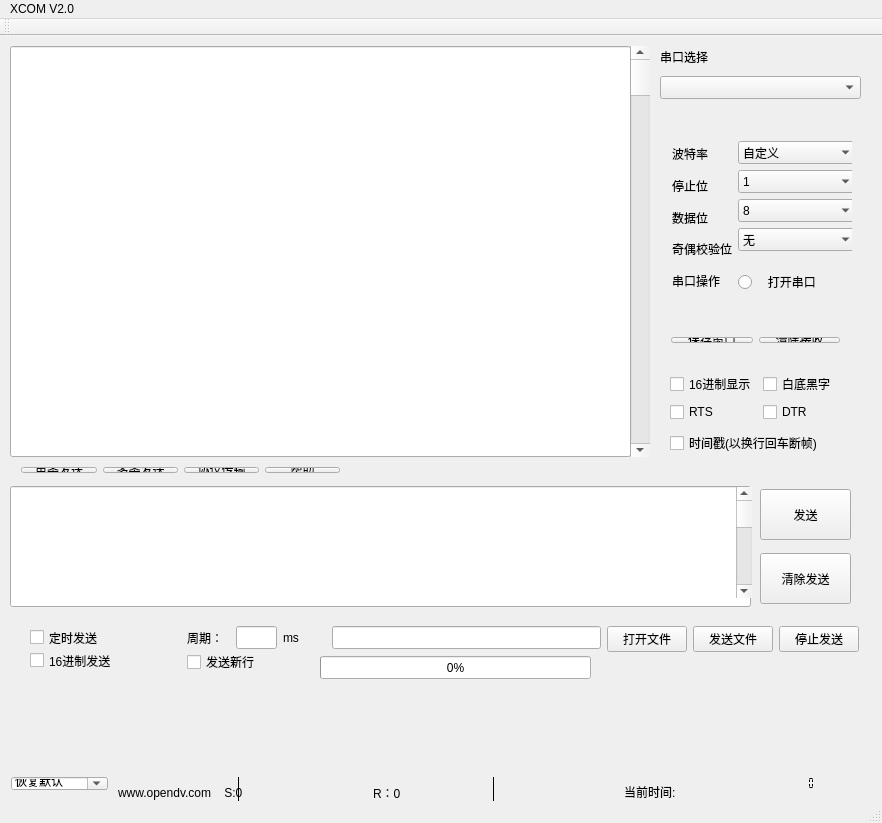
<?xml version="1.0" encoding="UTF-8"?>
<ui version="4.0">
 <class>MainWindow</class>
 <widget class="QMainWindow" name="MainWindow">
  <property name="geometry">
   <rect>
    <x>0</x>
    <y>0</y>
    <width>882</width>
    <height>823</height>
   </rect>
  </property>
  <property name="windowTitle">
   <string>MainWindow</string>
  </property>
  <widget class="QWidget" name="centralWidget">
   <widget class="QLabel" name="label_2">
    <property name="geometry">
     <rect>
      <x>660</x>
      <y>10</y>
      <width>71</width>
      <height>21</height>
     </rect>
    </property>
    <property name="text">
     <string>串口选择</string>
    </property>
   </widget>
   <widget class="QComboBox" name="comboBox">
    <property name="geometry">
     <rect>
      <x>660</x>
      <y>40</y>
      <width>201</width>
      <height>23</height>
     </rect>
    </property>
   </widget>
   <widget class="QScrollBar" name="verticalScrollBar">
    <property name="geometry">
     <rect>
      <x>630</x>
      <y>10</y>
      <width>20</width>
      <height>411</height>
     </rect>
    </property>
    <property name="orientation">
     <enum>Qt::Vertical</enum>
    </property>
   </widget>
   <widget class="QLineEdit" name="lineEdit">
    <property name="geometry">
     <rect>
      <x>10</x>
      <y>450</y>
      <width>741</width>
      <height>121</height>
     </rect>
    </property>
    <property name="minimumSize">
     <size>
      <width>731</width>
      <height>121</height>
     </size>
    </property>
    <property name="alignment">
     <set>Qt::AlignLeading|Qt::AlignLeft|Qt::AlignTop</set>
    </property>
   </widget>
   <widget class="QPushButton" name="pushButton_5">
    <property name="geometry">
     <rect>
      <x>760</x>
      <y>453</y>
      <width>91</width>
      <height>51</height>
     </rect>
    </property>
    <property name="text">
     <string>发送</string>
    </property>
   </widget>
   <widget class="QPushButton" name="pushButton_6">
    <property name="geometry">
     <rect>
      <x>760</x>
      <y>517</y>
      <width>91</width>
      <height>51</height>
     </rect>
    </property>
    <property name="text">
     <string>清除发送</string>
    </property>
   </widget>
   <widget class="QScrollBar" name="verticalScrollBar_2">
    <property name="geometry">
     <rect>
      <x>736</x>
      <y>451</y>
      <width>16</width>
      <height>111</height>
     </rect>
    </property>
    <property name="orientation">
     <enum>Qt::Vertical</enum>
    </property>
   </widget>
   <widget class="QLabel" name="label_7">
    <property name="geometry">
     <rect>
      <x>720</x>
      <y>620</y>
      <width>121</width>
      <height>101</height>
     </rect>
    </property>
    <property name="text">
     <string/>
    </property>
    <property name="pixmap">
     <pixmap>../QTtest/文件夹/鱼_20191208215957.jpg</pixmap>
    </property>
    <property name="scaledContents">
     <bool>true</bool>
    </property>
   </widget>
   <widget class="QLineEdit" name="lineEdit_4">
    <property name="geometry">
     <rect>
      <x>10</x>
      <y>10</y>
      <width>621</width>
      <height>411</height>
     </rect>
    </property>
    <property name="alignment">
     <set>Qt::AlignLeading|Qt::AlignLeft|Qt::AlignTop</set>
    </property>
   </widget>
   <widget class="QProgressBar" name="progressBar">
    <property name="geometry">
     <rect>
      <x>320</x>
      <y>620</y>
      <width>271</width>
      <height>23</height>
     </rect>
    </property>
    <property name="maximum">
     <number>100</number>
    </property>
    <property name="value">
     <number>0</number>
    </property>
    <property name="orientation">
     <enum>Qt::Horizontal</enum>
    </property>
    <property name="textDirection">
     <enum>QProgressBar::TopToBottom</enum>
    </property>
    <property name="format">
     <string>%p%</string>
    </property>
   </widget>
   <widget class="QWidget" name="">
    <property name="geometry">
     <rect>
      <x>10</x>
      <y>420</y>
      <width>341</width>
      <height>28</height>
     </rect>
    </property>
    <layout class="QHBoxLayout" name="horizontalLayout">
     <item>
      <widget class="QPushButton" name="pushButton">
       <property name="text">
        <string>单条发送</string>
       </property>
      </widget>
     </item>
     <item>
      <widget class="QPushButton" name="pushButton_2">
       <property name="text">
        <string>多条发送</string>
       </property>
      </widget>
     </item>
     <item>
      <widget class="QPushButton" name="pushButton_3">
       <property name="text">
        <string>协议传输</string>
       </property>
      </widget>
     </item>
     <item>
      <widget class="QPushButton" name="pushButton_4">
       <property name="text">
        <string>帮助</string>
       </property>
      </widget>
     </item>
    </layout>
   </widget>
   <widget class="QWidget" name="">
    <property name="geometry">
     <rect>
      <x>660</x>
      <y>290</y>
      <width>191</width>
      <height>28</height>
     </rect>
    </property>
    <layout class="QHBoxLayout" name="horizontalLayout_3">
     <item>
      <widget class="QPushButton" name="pushButton_7">
       <property name="text">
        <string>保存窗口</string>
       </property>
      </widget>
     </item>
     <item>
      <widget class="QPushButton" name="pushButton_8">
       <property name="text">
        <string>清除接收</string>
       </property>
      </widget>
     </item>
    </layout>
   </widget>
   <widget class="QWidget" name="">
    <property name="geometry">
     <rect>
      <x>659</x>
      <y>322</y>
      <width>191</width>
      <height>111</height>
     </rect>
    </property>
    <layout class="QVBoxLayout" name="verticalLayout_3">
     <item>
      <layout class="QGridLayout" name="gridLayout">
       <item row="0" column="0">
        <widget class="QCheckBox" name="checkBox">
         <property name="text">
          <string>16进制显示</string>
         </property>
        </widget>
       </item>
       <item row="0" column="1">
        <widget class="QCheckBox" name="checkBox_2">
         <property name="text">
          <string>白底黑字</string>
         </property>
        </widget>
       </item>
       <item row="1" column="0">
        <widget class="QCheckBox" name="checkBox_4">
         <property name="text">
          <string>RTS</string>
         </property>
        </widget>
       </item>
       <item row="1" column="1">
        <widget class="QCheckBox" name="checkBox_3">
         <property name="text">
          <string>DTR</string>
         </property>
        </widget>
       </item>
      </layout>
     </item>
     <item>
      <widget class="QCheckBox" name="checkBox_5">
       <property name="text">
        <string>时间戳(以换行回车断帧)</string>
       </property>
      </widget>
     </item>
    </layout>
   </widget>
   <widget class="QWidget" name="">
    <property name="geometry">
     <rect>
      <x>661</x>
      <y>81</y>
      <width>191</width>
      <height>201</height>
     </rect>
    </property>
    <layout class="QGridLayout" name="gridLayout_2">
     <item row="0" column="0" rowspan="2">
      <layout class="QVBoxLayout" name="verticalLayout">
       <item>
        <widget class="QLabel" name="label_8">
         <property name="text">
          <string>波特率</string>
         </property>
        </widget>
       </item>
       <item>
        <widget class="QLabel" name="label_4">
         <property name="text">
          <string>停止位</string>
         </property>
        </widget>
       </item>
       <item>
        <widget class="QLabel" name="label_9">
         <property name="text">
          <string>数据位</string>
         </property>
        </widget>
       </item>
       <item>
        <widget class="QLabel" name="label_10">
         <property name="text">
          <string>奇偶校验位</string>
         </property>
        </widget>
       </item>
       <item>
        <widget class="QLabel" name="label_11">
         <property name="text">
          <string>串口操作</string>
         </property>
        </widget>
       </item>
      </layout>
     </item>
     <item row="0" column="1">
      <layout class="QVBoxLayout" name="verticalLayout_2">
       <item>
        <widget class="QComboBox" name="comboBox_2">
         <property name="minimumSize">
          <size>
           <width>119</width>
           <height>23</height>
          </size>
         </property>
         <property name="maximumSize">
          <size>
           <width>119</width>
           <height>23</height>
          </size>
         </property>
         <item>
          <property name="text">
           <string>自定义</string>
          </property>
         </item>
         <item>
          <property name="text">
           <string>1382400</string>
          </property>
         </item>
         <item>
          <property name="text">
           <string>921600</string>
          </property>
         </item>
         <item>
          <property name="text">
           <string>460800</string>
          </property>
         </item>
         <item>
          <property name="text">
           <string>256000</string>
          </property>
         </item>
         <item>
          <property name="text">
           <string>230400</string>
          </property>
         </item>
         <item>
          <property name="text">
           <string>128000</string>
          </property>
         </item>
         <item>
          <property name="text">
           <string>115200</string>
          </property>
         </item>
         <item>
          <property name="text">
           <string>76800</string>
          </property>
         </item>
         <item>
          <property name="text">
           <string>57600</string>
          </property>
         </item>
         <item>
          <property name="text">
           <string>43000</string>
          </property>
         </item>
         <item>
          <property name="text">
           <string>38400</string>
          </property>
         </item>
         <item>
          <property name="text">
           <string>19200</string>
          </property>
         </item>
         <item>
          <property name="text">
           <string>14400</string>
          </property>
         </item>
         <item>
          <property name="text">
           <string>9600</string>
          </property>
         </item>
         <item>
          <property name="text">
           <string>4800</string>
          </property>
         </item>
         <item>
          <property name="text">
           <string>2400</string>
          </property>
         </item>
         <item>
          <property name="text">
           <string>1200</string>
          </property>
         </item>
        </widget>
       </item>
       <item>
        <widget class="QComboBox" name="comboBox_3">
         <property name="minimumSize">
          <size>
           <width>119</width>
           <height>23</height>
          </size>
         </property>
         <property name="maximumSize">
          <size>
           <width>119</width>
           <height>23</height>
          </size>
         </property>
         <item>
          <property name="text">
           <string>1</string>
          </property>
         </item>
         <item>
          <property name="text">
           <string>1.5</string>
          </property>
         </item>
         <item>
          <property name="text">
           <string>2</string>
          </property>
         </item>
        </widget>
       </item>
       <item>
        <widget class="QComboBox" name="comboBox_4">
         <property name="minimumSize">
          <size>
           <width>119</width>
           <height>23</height>
          </size>
         </property>
         <property name="maximumSize">
          <size>
           <width>119</width>
           <height>23</height>
          </size>
         </property>
         <item>
          <property name="text">
           <string>8</string>
          </property>
         </item>
         <item>
          <property name="text">
           <string>7</string>
          </property>
         </item>
         <item>
          <property name="text">
           <string>6</string>
          </property>
         </item>
         <item>
          <property name="text">
           <string>5</string>
          </property>
         </item>
        </widget>
       </item>
       <item>
        <widget class="QComboBox" name="comboBox_5">
         <property name="minimumSize">
          <size>
           <width>119</width>
           <height>23</height>
          </size>
         </property>
         <property name="maximumSize">
          <size>
           <width>119</width>
           <height>23</height>
          </size>
         </property>
         <item>
          <property name="text">
           <string>无</string>
          </property>
         </item>
         <item>
          <property name="text">
           <string>奇校验</string>
          </property>
         </item>
         <item>
          <property name="text">
           <string>偶校验</string>
          </property>
         </item>
        </widget>
       </item>
      </layout>
     </item>
     <item row="1" column="1">
      <widget class="QRadioButton" name="radioButton">
       <property name="text">
        <string>   打开串口</string>
       </property>
      </widget>
     </item>
    </layout>
   </widget>
   <widget class="QWidget" name="">
    <property name="geometry">
     <rect>
      <x>0</x>
      <y>730</y>
      <width>847</width>
      <height>35</height>
     </rect>
    </property>
    <layout class="QHBoxLayout" name="horizontalLayout_8">
     <property name="sizeConstraint">
      <enum>QLayout::SetDefaultConstraint</enum>
     </property>
     <item>
      <widget class="QComboBox" name="comboBox_6">
       <property name="editable">
        <bool>true</bool>
       </property>
       <item>
        <property name="text">
         <string>恢复默认</string>
        </property>
       </item>
       <item>
        <property name="text">
         <string>计算机</string>
        </property>
       </item>
       <item>
        <property name="text">
         <string>退出</string>
        </property>
       </item>
      </widget>
     </item>
     <item>
      <layout class="QHBoxLayout" name="horizontalLayout_7">
       <item>
        <widget class="QLabel" name="label">
         <property name="minimumSize">
          <size>
           <width>249</width>
           <height>31</height>
          </size>
         </property>
         <property name="maximumSize">
          <size>
           <width>249</width>
           <height>31</height>
          </size>
         </property>
         <property name="frameShape">
          <enum>QFrame::VLine</enum>
         </property>
         <property name="text">
          <string>www.opendv.com    S:0</string>
         </property>
        </widget>
       </item>
       <item>
        <widget class="QLabel" name="label_12">
         <property name="minimumSize">
          <size>
           <width>249</width>
           <height>31</height>
          </size>
         </property>
         <property name="maximumSize">
          <size>
           <width>249</width>
           <height>31</height>
          </size>
         </property>
         <property name="frameShape">
          <enum>QFrame::VLine</enum>
         </property>
         <property name="text">
          <string>R：0</string>
         </property>
        </widget>
       </item>
       <item>
        <layout class="QHBoxLayout" name="horizontalLayout_6">
         <property name="spacing">
          <number>0</number>
         </property>
         <item>
          <widget class="QLabel" name="label_6">
           <property name="minimumSize">
            <size>
             <width>121</width>
             <height>29</height>
            </size>
           </property>
           <property name="maximumSize">
            <size>
             <width>121</width>
             <height>29</height>
            </size>
           </property>
           <property name="frameShape">
            <enum>QFrame::NoFrame</enum>
           </property>
           <property name="text">
            <string>当前时间:</string>
           </property>
          </widget>
         </item>
         <item>
          <widget class="QLCDNumber" name="lcdNumber">
           <property name="frameShape">
            <enum>QFrame::NoFrame</enum>
           </property>
           <property name="digitCount">
            <number>8</number>
           </property>
           <property name="segmentStyle">
            <enum>QLCDNumber::Flat</enum>
           </property>
          </widget>
         </item>
        </layout>
       </item>
      </layout>
     </item>
    </layout>
   </widget>
   <widget class="QWidget" name="">
    <property name="geometry">
     <rect>
      <x>19</x>
      <y>579</y>
      <width>851</width>
      <height>68</height>
     </rect>
    </property>
    <layout class="QGridLayout" name="gridLayout_3">
     <item row="0" column="0">
      <layout class="QVBoxLayout" name="verticalLayout_4">
       <property name="spacing">
        <number>0</number>
       </property>
       <item>
        <widget class="QCheckBox" name="checkBox_6">
         <property name="styleSheet">
          <string notr="true">font: 10pt &quot;Sans Serif&quot;;</string>
         </property>
         <property name="text">
          <string>定时发送</string>
         </property>
        </widget>
       </item>
       <item>
        <widget class="QCheckBox" name="checkBox_8">
         <property name="styleSheet">
          <string notr="true">font: 10pt &quot;Sans Serif&quot;;</string>
         </property>
         <property name="text">
          <string>16进制发送</string>
         </property>
        </widget>
       </item>
      </layout>
     </item>
     <item row="0" column="1">
      <layout class="QVBoxLayout" name="verticalLayout_5">
       <item>
        <layout class="QHBoxLayout" name="horizontalLayout_9">
         <item>
          <layout class="QHBoxLayout" name="horizontalLayout_2">
           <item>
            <widget class="QLabel" name="label_3">
             <property name="minimumSize">
              <size>
               <width>43</width>
               <height>23</height>
              </size>
             </property>
             <property name="maximumSize">
              <size>
               <width>43</width>
               <height>23</height>
              </size>
             </property>
             <property name="styleSheet">
              <string notr="true">font: 10pt &quot;Sans Serif&quot;;</string>
             </property>
             <property name="text">
              <string>周期：</string>
             </property>
            </widget>
           </item>
           <item>
            <widget class="QLineEdit" name="lineEdit_2">
             <property name="minimumSize">
              <size>
               <width>41</width>
               <height>23</height>
              </size>
             </property>
             <property name="maximumSize">
              <size>
               <width>41</width>
               <height>23</height>
              </size>
             </property>
            </widget>
           </item>
           <item>
            <widget class="QLabel" name="label_5">
             <property name="minimumSize">
              <size>
               <width>43</width>
               <height>23</height>
              </size>
             </property>
             <property name="maximumSize">
              <size>
               <width>43</width>
               <height>23</height>
              </size>
             </property>
             <property name="text">
              <string>ms</string>
             </property>
            </widget>
           </item>
          </layout>
         </item>
         <item>
          <layout class="QHBoxLayout" name="horizontalLayout_5">
           <item>
            <widget class="QLineEdit" name="lineEdit_3">
             <property name="minimumSize">
              <size>
               <width>269</width>
               <height>23</height>
              </size>
             </property>
             <property name="maximumSize">
              <size>
               <width>269</width>
               <height>23</height>
              </size>
             </property>
            </widget>
           </item>
           <item>
            <layout class="QHBoxLayout" name="horizontalLayout_4">
             <item>
              <widget class="QPushButton" name="pushButton_9">
               <property name="minimumSize">
                <size>
                 <width>80</width>
                 <height>26</height>
                </size>
               </property>
               <property name="maximumSize">
                <size>
                 <width>80</width>
                 <height>26</height>
                </size>
               </property>
               <property name="text">
                <string>打开文件</string>
               </property>
              </widget>
             </item>
             <item>
              <widget class="QPushButton" name="pushButton_10">
               <property name="minimumSize">
                <size>
                 <width>80</width>
                 <height>26</height>
                </size>
               </property>
               <property name="maximumSize">
                <size>
                 <width>80</width>
                 <height>26</height>
                </size>
               </property>
               <property name="text">
                <string>发送文件</string>
               </property>
              </widget>
             </item>
             <item>
              <widget class="QPushButton" name="pushButton_11">
               <property name="minimumSize">
                <size>
                 <width>80</width>
                 <height>26</height>
                </size>
               </property>
               <property name="maximumSize">
                <size>
                 <width>80</width>
                 <height>26</height>
                </size>
               </property>
               <property name="text">
                <string>停止发送</string>
               </property>
              </widget>
             </item>
            </layout>
           </item>
          </layout>
         </item>
        </layout>
       </item>
       <item>
        <widget class="QCheckBox" name="checkBox_7">
         <property name="styleSheet">
          <string notr="true">font: 10pt &quot;Sans Serif&quot;;</string>
         </property>
         <property name="text">
          <string>发送新行</string>
         </property>
        </widget>
       </item>
      </layout>
     </item>
    </layout>
   </widget>
  </widget>
  <widget class="QMenuBar" name="menuBar">
   <property name="geometry">
    <rect>
     <x>0</x>
     <y>0</y>
     <width>882</width>
     <height>20</height>
    </rect>
   </property>
   <widget class="QMenu" name="menuXCOM_V2_0">
    <property name="title">
     <string>XCOM V2.0</string>
    </property>
   </widget>
   <addaction name="menuXCOM_V2_0"/>
  </widget>
  <widget class="QToolBar" name="mainToolBar">
   <attribute name="toolBarArea">
    <enum>TopToolBarArea</enum>
   </attribute>
   <attribute name="toolBarBreak">
    <bool>false</bool>
   </attribute>
  </widget>
  <widget class="QStatusBar" name="statusBar"/>
 </widget>
 <layoutdefault spacing="6" margin="11"/>
 <resources/>
 <connections/>
</ui>
